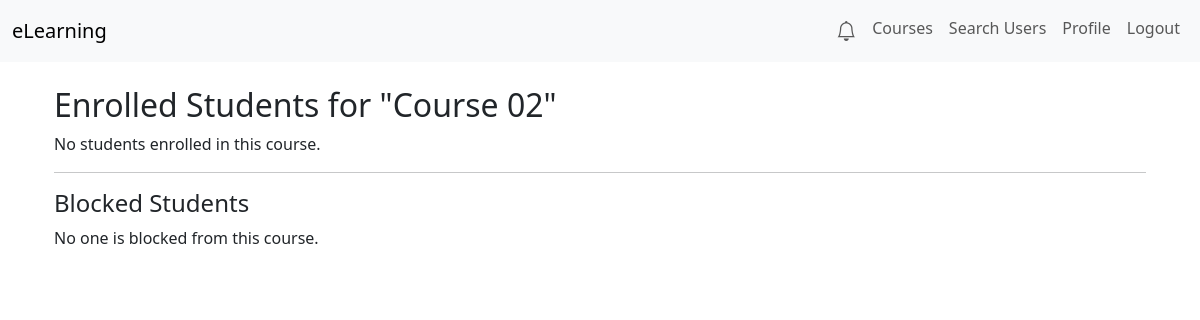
Page /courses/2/students/ (signed in) on the earlier database version.
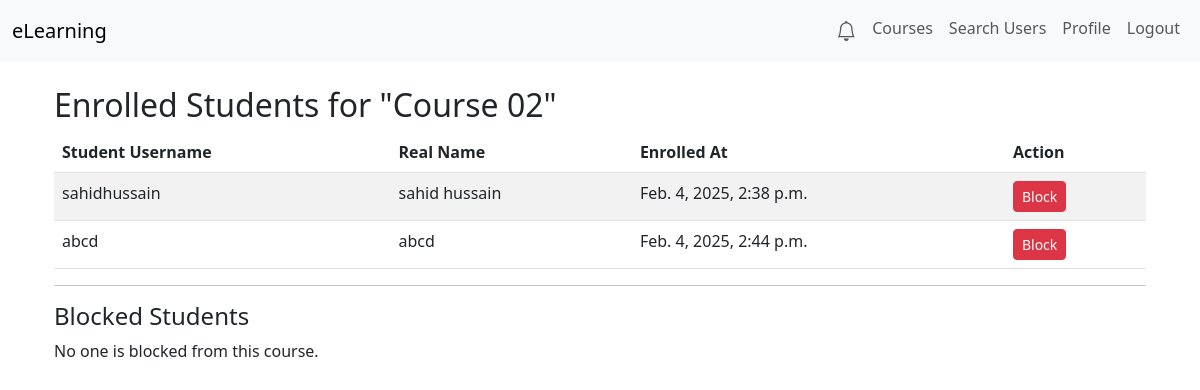
Same page on the later database version.
### courses/models.py (models this page shows, shortened)
class Enrollment(models.Model):
    student = models.ForeignKey(
        settings.AUTH_USER_MODEL,
        on_delete=models.CASCADE,
        related_name='enrollments'
    )
    course = models.ForeignKey(
        Course,
        on_delete=models.CASCADE,
        related_name='enrollments'
    )
    enrolled_at = models.DateTimeField(auto_now_add=True)
    class Meta:
        unique_together = ('student', 'course')

### users/models.py (models this page shows, shortened)
class CustomUser(AbstractUser):
    STUDENT = 'Student'
    TEACHER = 'Teacher'
    ROLE_CHOICES = [
        (STUDENT, 'Student'),
        (TEACHER, 'Teacher'),
    ]
    real_name = models.CharField(max_length=150, blank=True)
    profile_picture = models.ImageField(upload_to='profile_pics/', null=True, blank=True)
    role = models.CharField(max_length=7, choices=ROLE_CHOICES, default=STUDENT)
    status = models.CharField(max_length=255, blank=True, null=True)

### courses/views.py (the view)
# urls.py: path('<int:course_id>/students/', views.view_enrolled_students, name='view-enrolled-students'),
@login_required
@teacher_required
def view_enrolled_students(request, course_id):
    course = get_object_or_404(Course, id=course_id, teacher=request.user)
    enrollments = course.enrollments.select_related('student')
    blocked_students = course.blocks.select_related('student')
    return render(request, 'courses/view_enrolled_students.html', {
        'course': course,
        'enrollments': enrollments,
        'blocked_students': blocked_students
    })

### users/context_processors.py (called while the page is built)
def unread_notifications(request):
    if request.user.is_authenticated:
        count = request.user.notifications.filter(is_read=False).count()
        return {'unread_count': count}
    else:
        return {'unread_count': 0}

### courses/templates/courses/view_enrolled_students.html
{% extends "base.html" %}
{% load static %}
{% block content %}
<div class="container mt-4">
    <h2>Enrolled Students for "{{ course.title }}"</h2>
    {% if enrollments %}
        <table class="table table-striped">
            <thead>
                <tr>
                    <th>Student Username</th>
                    <th>Real Name</th>
                    <th>Enrolled At</th>
                    <th>Action</th>
                </tr>
            </thead>
            <tbody>
                {% for enrollment in enrollments %}
                <tr>
                    <td>{{ enrollment.student.username }}</td>
                    <td>{{ enrollment.student.real_name }}</td>
                    <td>{{ enrollment.enrolled_at }}</td>
                    <td>
                        <a href="{% url 'courses:block-student' course.id enrollment.student.id %}"
                           class="btn btn-sm btn-danger"
                           onclick="return confirm('Are you sure you want to block this student from the course?');">
                           Block
                        </a>
                    </td>
                </tr>
                {% endfor %}
            </tbody>
        </table>
    {% else %}
        <p>No students enrolled in this course.</p>
    {% endif %}
    <hr>
    <h4>Blocked Students</h4>
    {% if blocked_students %}
        <ul class="list-group">
            {% for block in blocked_students %}
                <li class="list-group-item">
                    {{ block.student.username }}
                </li>
            {% endfor %}
        </ul>
    {% else %}
        <p>No one is blocked from this course.</p>
    {% endif %}
</div>
{% endblock %}

Differences in the rows shown:
added Enrollment: student.username "sahidhussain", student.real_name "sahid hussain", enrolled_at "Feb. 4, 2025, 2:38 p.m."
added Enrollment: student.username "abcd", student.real_name "abcd", enrolled_at "Feb. 4, 2025, 2:44 p.m."
Other differences:
text no longer shown: "No students enrolled in this course."
text now shown: "Student Username Real Name Enrolled At Action"
